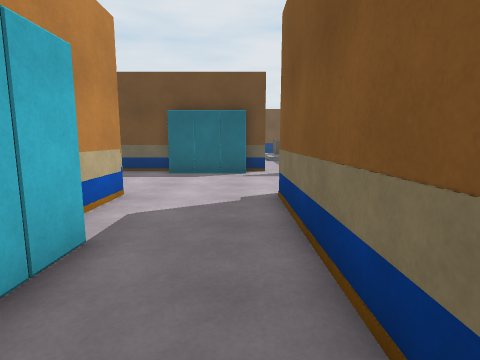
[1] (above)

24 first-person views from a walk through a 3-D level made in the Unity game engine. The camera is 1.3 m above the floor, tilts 8° down and sees 80° across. Doors are open. The floor is counted in squares, 1 m on a side. Each view is taken from the middle of a square. On the plan, view 1 faces up. The plan holds only what a view shows up to about 13 squares ahead; the rest is blank. The place goes on beyond the plan. The player character is not drawn. Some animated figures are not drawn. Some surface patterns are stand-ins.

[2]
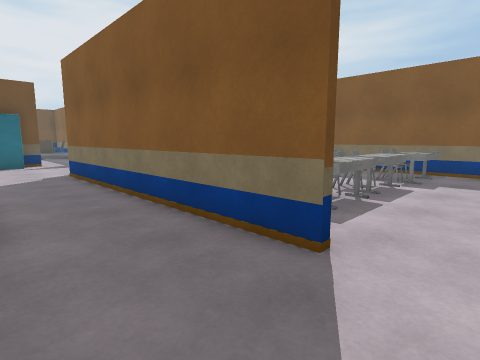

[3]
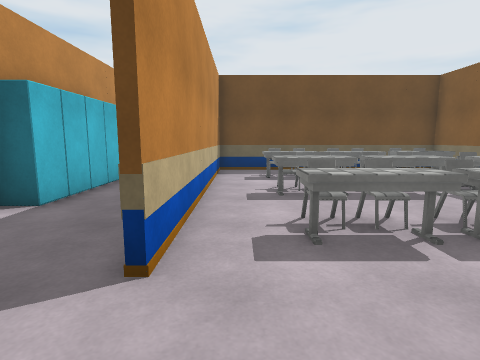

[4]
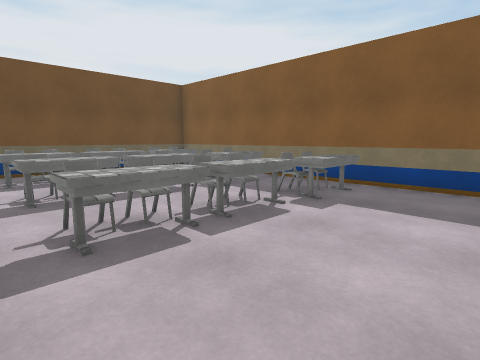

[5]
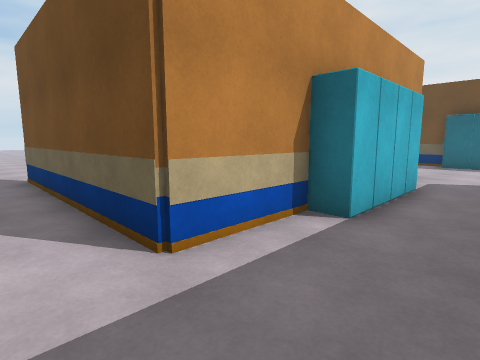

[6]
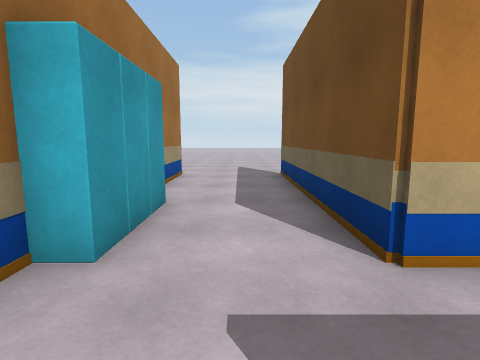

[7]
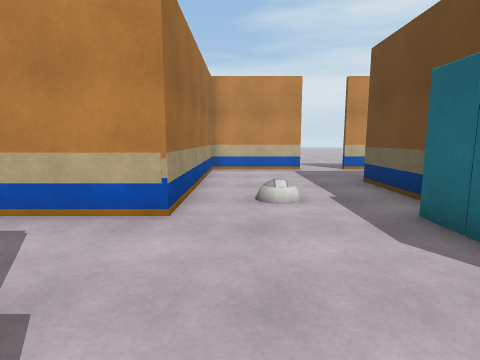

[8]
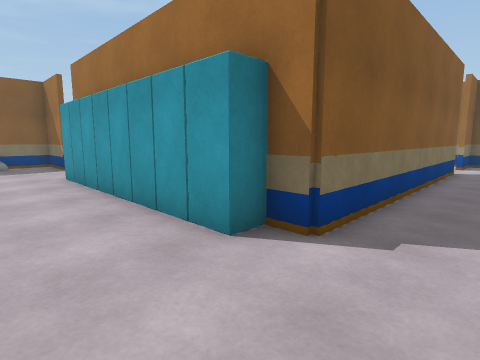

[9]
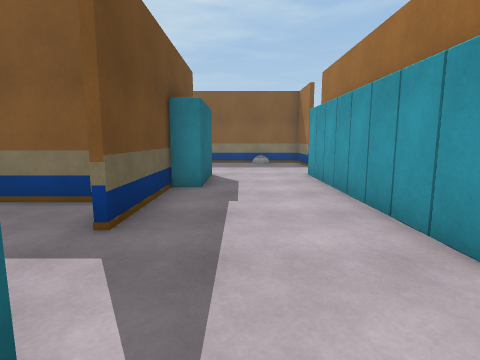

[10]
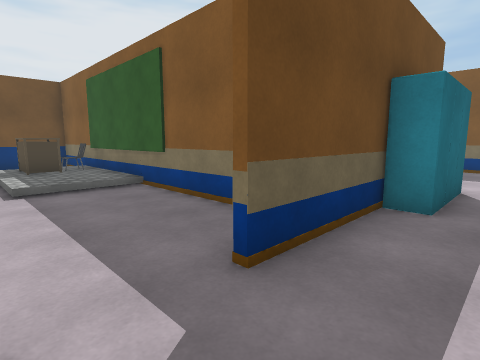

[11]
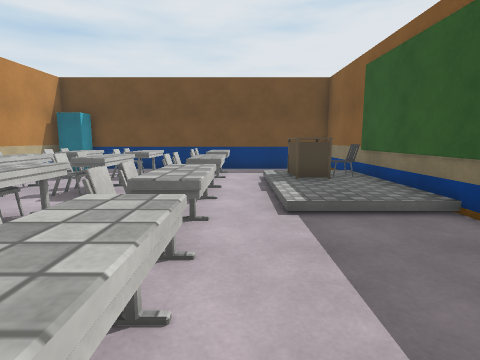

[12]
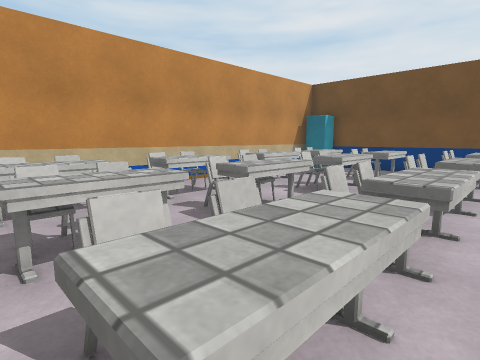

[13]
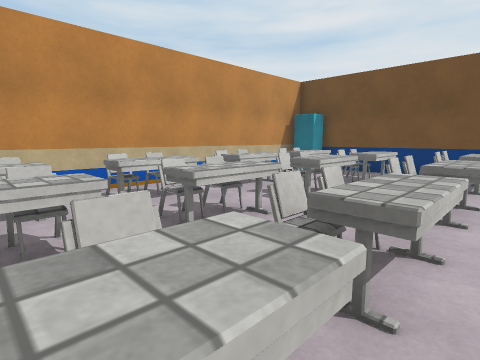

[14]
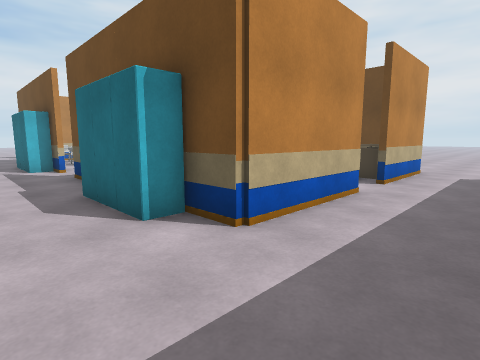

[15]
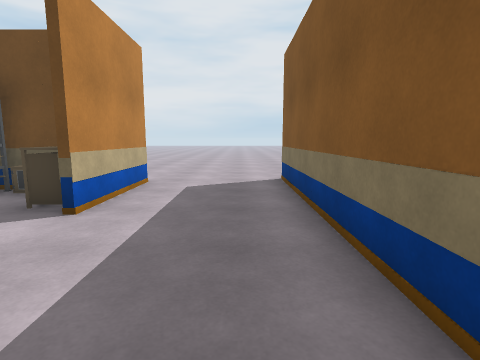

[16]
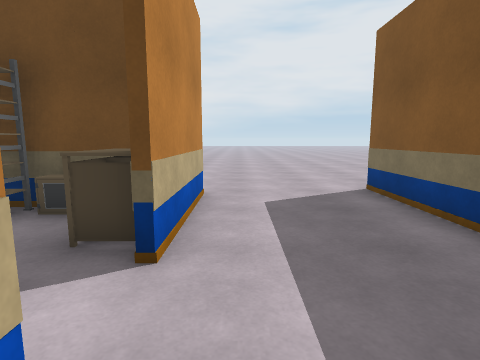

[17]
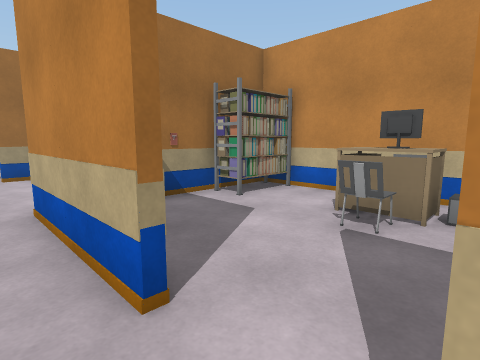

[18]
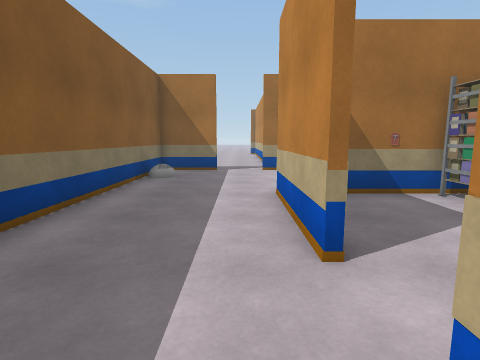

[19]
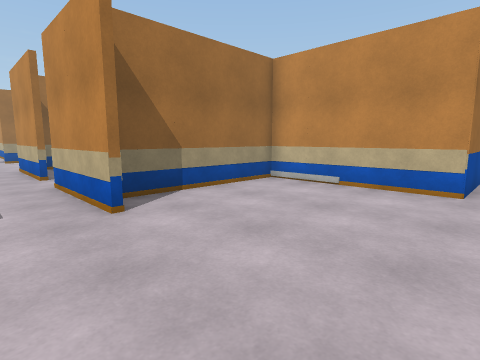

[20]
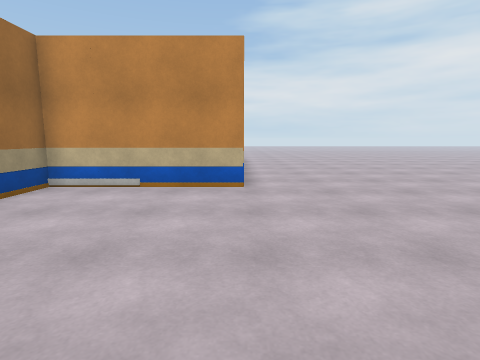

[21]
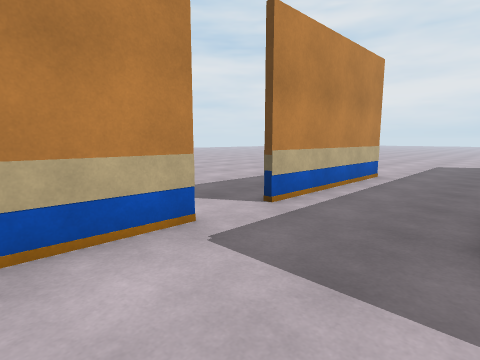

[22]
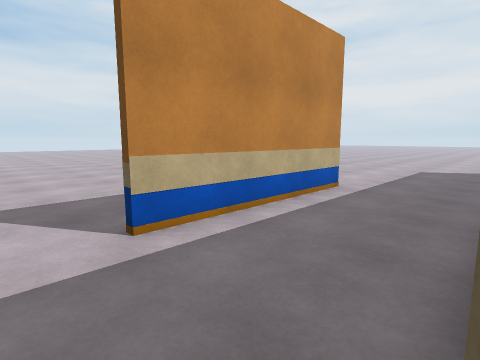

[23]
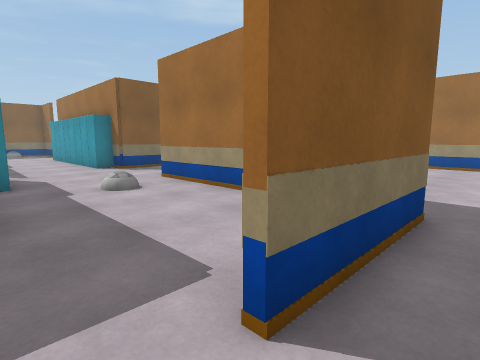

[24]
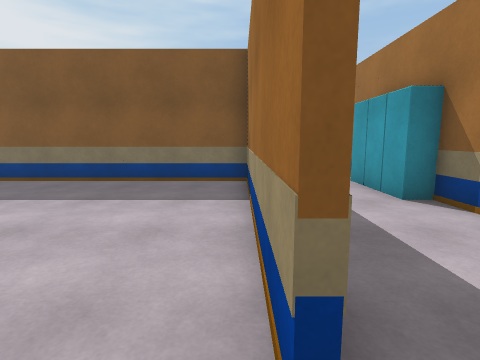

### Floor plan
Key: @ floor where view 1 was taken; # wall or solid block; . main floor; : floor 0.25 m higher than the main floor; / step, stairs or slope; D open door; = window, fence, low wall or low ledge; ^ raised ledge; O other object.
Columns run from 12 left of view 1 to 16 right of it. Each row starts with its distance up from view 1.
 27             .................
 26   ...#############...........
 25  ....#O...   ..  #...........
 24 .....#O^.O^O^..  #...........
 23 .....# O.O^O^./ /#...........
 22 .....# ...  ../O/#.........#
 21 .....#O^.O^ =./OO#######...#
 20  ....#O^.O^O^./::#OO#O##...#
 19  ....#.....O^./::#O O.O#...#
 18  #...# ^..^...///#  ..OD...#
 17  #...# O.O^O^....#OO...D...#
 16  #...# ^..^O^....#OOO..D...#
 15  #...#O^.O^O^....#.....#...#
 14 .#...#OO.O^O^....#.....#...#
 13 .#...# ^.=^.^....#OO... ...#
 12 .D...#####  #DDD########...#
 11 .D.......OOOO......OOOO....#
 10 .#.........................#
  9 .#......O..................#
  8 .#.........................#
  7 .#########...#OOOOOOOO#DDD##
  6 ..       #...#...     #.DD
  5  .       #...#.OO OOOO#
  4  ..     .#...#.^^^^^^^#
  3  ..    ..#O..#...     #
  2  ..  ....#O..#.OO OO. #
  1  .. .....#O..#.^^^^^OO#
  0  ........#O.@#......^^#
 -1  ........#...#.OOOOO..#
 -2  ........#...#.^^^^^OO#
 -3 ..########...#..^.^.^^#
 -4 .............D........#
 -5 ........... .D........#
 -6 ...........  #. .....
 -7 ..#####OOO ###

Where each view was taken, in squares from view 1:
view 1: 0 up, 0 right, facing up
view 2: 5 down, 2 left, facing up-right
view 3: 6 down, 2 right, facing up
view 4: 6 down, 2 right, facing up-right
view 5: 5 down, 0 right, facing up-left
view 6: 5 down, 0 right, facing left
view 7: 8 up, 2 right, facing left
view 8: 10 up, 1 left, facing down-right
view 9: 10 up, 1 left, facing right
view 10: 10 up, 1 right, facing up-right
view 11: 13 up, 1 right, facing up
view 12: 13 up, 1 right, facing up-left
view 13: 14 up, 1 right, facing up-left
view 14: 9 up, 14 right, facing up-left
view 15: 13 up, 14 right, facing up
view 16: 15 up, 12 right, facing up
view 17: 18 up, 12 right, facing down-left
view 18: 19 up, 12 right, facing down
view 19: 27 up, 13 right, facing down-left
view 20: 26 up, 13 right, facing left
view 21: 8 up, 7 left, facing up-left
view 22: 11 up, 7 left, facing up-left
view 23: 12 up, 12 left, facing down-right
view 24: 3 down, 12 left, facing right
